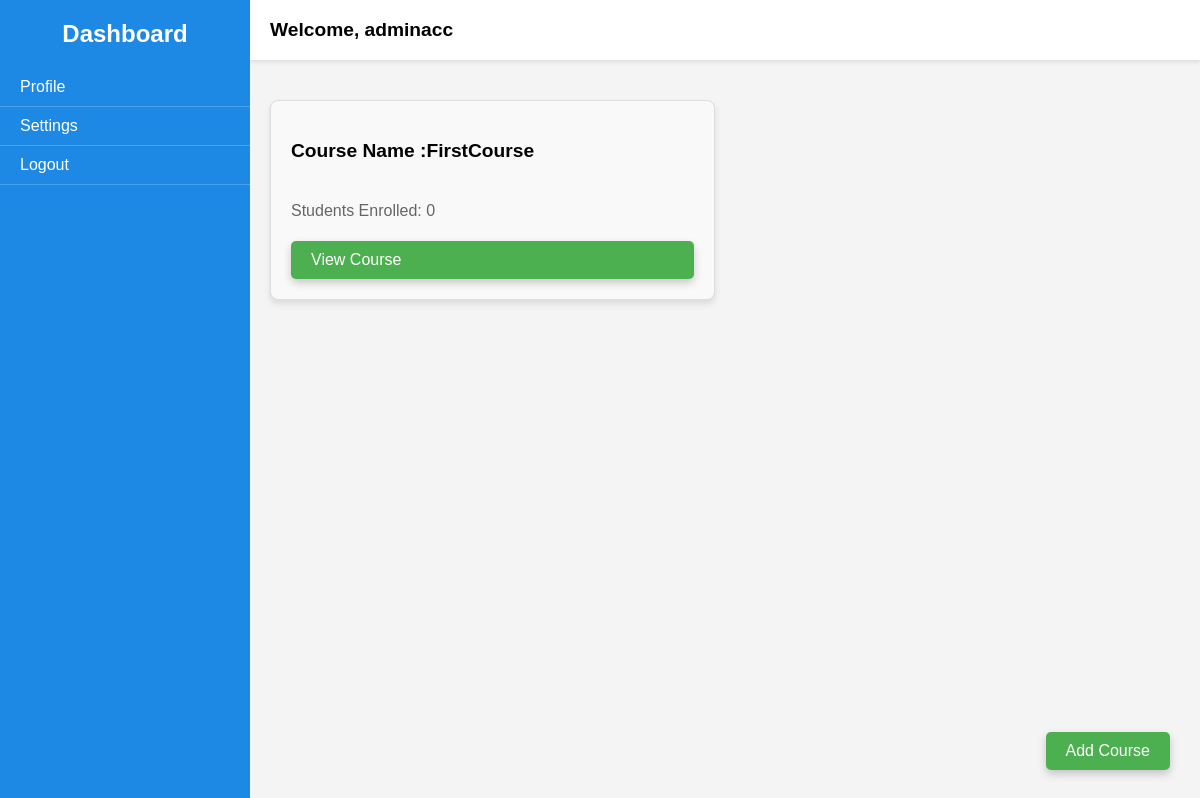
The page /dashboard/dashboard/ (signed in) on the database its author committed.
### authapp/models.py (models this page shows, shortened)
class CustomUser(AbstractUser):
    ROLE_CHOICES = (
        ('admin', 'Admin'),
        ('teacher', 'Teacher'),
        ('student', 'Student'),
    )
    role = models.CharField(max_length=10, choices=ROLE_CHOICES, default='student')

### dashboardapp/models.py (models this page shows, shortened)
class Course(models.Model):
    coursename = models.CharField(max_length=10, unique=True)
    coursedesc = models.CharField(max_length=300)
    createdby = models.CharField(max_length=100)
    totalstudents = models.IntegerField(default=0)

### dashboardapp/views.py (the view)
# urls.py: path('dashboard/',dashboard_view)
def dashboard_view(request):
    user = request.user
    if user.role == 'student':
        enrolled_courses = Enrollment.objects.filter(
            student=user).values_list('course_id', flat=True)
        context = {
            'user': user,
            'courses': Course.objects.all(),
            'enrolled_courses': enrolled_courses
        }
    else:
        context = {
            'user': user,
            'courses': Course.objects.all()
        }
    return render(request, 'dashboard_.html', context)

### dashboardapp/templates/dashboard_.html (shortened to what this page needs)
<!DOCTYPE html>
<html lang="en">
  <head>
  </head>
  <body>
    <div class="drawer">
      <h2>Dashboard</h2>
      <nav>
        <a href="{% url 'dashboardapp:view_profile' %}">Profile</a>
        {% if user.role == 'admin' %}
          <a href="{% url "dashboardapp:user_settings"  %}">Settings</a>
        {% endif %}
        <a href="{% url 'dashboardapp:user_logout' %}">Logout</a>
      </nav>
    </div>
    <div class="topbar">
      <h1>Welcome, {{ user.username }}</h1>
    </div>
    <div class="content">
      <div class="course-container">
        {% for course in courses %}
          <div class="course-card">
            <h3>Course Name :{{ course.coursename }}</h3>
            <p>Students Enrolled: {{ course.totalstudents }}</p>
            {% if user.role != 'student' %}
              <a href="{% url 'dashboardapp:view_course' course.id %}" class="btn btn-primary">View Course</a>
            {% elif course.id in enrolled_courses %}
              <a href="{% url 'dashboardapp:view_course' course.id %}" class="btn btn-primary">View Course</a>
            {% else %}
              <a href="{% url 'dashboardapp:enroll_course' course.id %}" class="btn btn-primary">Enroll in Course</a>
            {% endif %}
          </div>
        {% endfor %}
      </div>
    </div>
    <div class="content">
      {% if user.role != 'student' %}
        <a href="{% url 'dashboardapp:add_course' %}"><button class="btn btn-primary fixed-btn">Add Course</button></a>
      {% endif %}
    </div>
  </body>
</html>

### dashboardapp/templates/dashboard_.html (style rules this page uses)
body { margin: 0; font-family: Arial, sans-serif; background-color: #f4f4f4; }
.drawer { width: 250px; height: 100%; position: fixed; top: 0; left: 0; background-color: #1e88e5; color: white; display: flex; flex-direction: column; align-items: center; padding: 20px 0; z-index: 999; }
.drawer h2 { margin: 0; font-size: 1.5rem; }
.drawer nav { margin-top: 20px; width: 100%; }
.drawer nav a { display: block; padding: 10px 20px; color: white; text-decoration: none; font-size: 1rem; border-bottom: 1px solid #ffffff33; }
.topbar { margin-left: 250px; height: 60px; background-color: white; box-shadow: 0 2px 4px rgba(0, 0, 0, 0.1); display: flex; align-items: center; padding: 0 20px; }
.topbar h1 { font-size: 1.2rem; margin: 0; }
.content { margin-left: 250px; padding: 20px; position: relative; }
.course-container { display: grid; grid-template-columns: repeat(auto-fill, minmax(300px, 1fr)); gap: 20px; margin-top: 20px; }
.course-card { border: 1px solid #ddd; border-radius: 8px; padding: 20px; background-color: #f9f9f9; box-shadow: 0px 4px 6px rgba(0, 0, 0, 0.1); transition: transform 0.2s, box-shadow 0.2s; display: flex; flex-direction: column; justify-content: space-between; height: 200px; box-sizing: border-box; }
.course-card h3 { font-size: 1.2rem; }
.course-card p { font-size: 1rem; color: #666; }
.btn { padding: 10px 20px; font-size: 16px; border-radius: 5px; cursor: pointer; transition: background-color 0.3s ease, transform 0.2s ease; border: none; }
.btn-primary { background-color: #4caf50; color: white; text-decoration: none; box-shadow: 0 4px 8px rgba(0, 0, 0, 0.2); }
.fixed-btn { position: fixed; bottom: 30px; right: 30px; z-index: 1000; }

### rows shown on the page
CustomUser: username "adminacc"
Course: coursename "FirstCourse", totalstudents "0"
